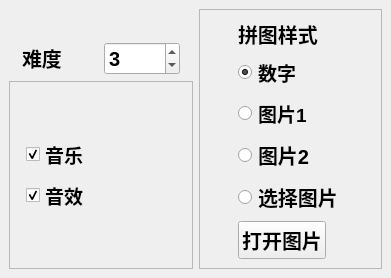
<?xml version="1.0" encoding="UTF-8"?>
<ui version="4.0">
 <class>SelectBox</class>
 <widget class="QMainWindow" name="SelectBox">
  <property name="geometry">
   <rect>
    <x>0</x>
    <y>0</y>
    <width>391</width>
    <height>277</height>
   </rect>
  </property>
  <property name="windowTitle">
   <string>选项</string>
  </property>
  <widget class="QWidget" name="centralwidget">
   <layout class="QGridLayout" name="gridLayout">
    <item row="0" column="1" rowspan="3">
     <widget class="QFrame" name="frame">
      <property name="frameShape">
       <enum>QFrame::StyledPanel</enum>
      </property>
      <property name="frameShadow">
       <enum>QFrame::Raised</enum>
      </property>
      <layout class="QHBoxLayout" name="horizontalLayout">
       <item>
        <layout class="QVBoxLayout" name="verticalLayout">
         <item>
          <widget class="QLabel" name="label">
           <property name="sizePolicy">
            <sizepolicy hsizetype="Preferred" vsizetype="Fixed">
             <horstretch>0</horstretch>
             <verstretch>0</verstretch>
            </sizepolicy>
           </property>
           <property name="font">
            <font>
             <family>Arial Black</family>
             <pointsize>15</pointsize>
             <weight>75</weight>
             <bold>true</bold>
            </font>
           </property>
           <property name="text">
            <string>拼图样式</string>
           </property>
          </widget>
         </item>
         <item>
          <widget class="QRadioButton" name="radioButton_2">
           <property name="font">
            <font>
             <pointsize>14</pointsize>
             <weight>75</weight>
             <bold>true</bold>
            </font>
           </property>
           <property name="text">
            <string>数字</string>
           </property>
           <property name="checked">
            <bool>true</bool>
           </property>
          </widget>
         </item>
         <item>
          <widget class="QRadioButton" name="radioButton_3">
           <property name="font">
            <font>
             <pointsize>14</pointsize>
             <weight>75</weight>
             <bold>true</bold>
            </font>
           </property>
           <property name="text">
            <string>图片1</string>
           </property>
          </widget>
         </item>
         <item>
          <widget class="QRadioButton" name="radioButton">
           <property name="font">
            <font>
             <pointsize>15</pointsize>
             <weight>75</weight>
             <bold>true</bold>
            </font>
           </property>
           <property name="text">
            <string>图片2</string>
           </property>
          </widget>
         </item>
         <item>
          <widget class="QRadioButton" name="radioButton_4">
           <property name="font">
            <font>
             <pointsize>15</pointsize>
             <weight>75</weight>
             <bold>true</bold>
            </font>
           </property>
           <property name="text">
            <string>选择图片</string>
           </property>
          </widget>
         </item>
         <item>
          <widget class="QPushButton" name="pushButton">
           <property name="sizePolicy">
            <sizepolicy hsizetype="Fixed" vsizetype="Fixed">
             <horstretch>0</horstretch>
             <verstretch>0</verstretch>
            </sizepolicy>
           </property>
           <property name="font">
            <font>
             <pointsize>15</pointsize>
             <weight>75</weight>
             <bold>true</bold>
            </font>
           </property>
           <property name="focusPolicy">
            <enum>Qt::NoFocus</enum>
           </property>
           <property name="text">
            <string>打开图片</string>
           </property>
          </widget>
         </item>
        </layout>
       </item>
      </layout>
     </widget>
    </item>
    <item row="0" column="0">
     <layout class="QHBoxLayout" name="horizontalLayout_2">
      <property name="leftMargin">
       <number>13</number>
      </property>
      <property name="topMargin">
       <number>33</number>
      </property>
      <property name="rightMargin">
       <number>13</number>
      </property>
      <item>
       <widget class="QLabel" name="label_2">
        <property name="sizePolicy">
         <sizepolicy hsizetype="Preferred" vsizetype="Fixed">
          <horstretch>0</horstretch>
          <verstretch>0</verstretch>
         </sizepolicy>
        </property>
        <property name="font">
         <font>
          <family>Arial Black</family>
          <pointsize>15</pointsize>
          <weight>75</weight>
          <bold>true</bold>
         </font>
        </property>
        <property name="text">
         <string>难度</string>
        </property>
       </widget>
      </item>
      <item>
       <widget class="QSpinBox" name="spinBox">
        <property name="font">
         <font>
          <pointsize>15</pointsize>
          <weight>75</weight>
          <bold>true</bold>
         </font>
        </property>
        <property name="minimum">
         <number>2</number>
        </property>
        <property name="maximum">
         <number>8</number>
        </property>
        <property name="value">
         <number>3</number>
        </property>
       </widget>
      </item>
     </layout>
    </item>
    <item row="1" column="0" rowspan="2">
     <widget class="QFrame" name="frame_2">
      <property name="frameShape">
       <enum>QFrame::StyledPanel</enum>
      </property>
      <property name="frameShadow">
       <enum>QFrame::Raised</enum>
      </property>
      <layout class="QVBoxLayout" name="verticalLayout_3">
       <item>
        <layout class="QVBoxLayout" name="verticalLayout_2">
         <property name="leftMargin">
          <number>7</number>
         </property>
         <item>
          <widget class="QCheckBox" name="checkBox">
           <property name="font">
            <font>
             <pointsize>14</pointsize>
             <weight>75</weight>
             <bold>true</bold>
            </font>
           </property>
           <property name="text">
            <string>音乐</string>
           </property>
           <property name="checked">
            <bool>true</bool>
           </property>
          </widget>
         </item>
         <item>
          <widget class="QCheckBox" name="checkBox_2">
           <property name="font">
            <font>
             <pointsize>14</pointsize>
             <weight>75</weight>
             <bold>true</bold>
            </font>
           </property>
           <property name="text">
            <string>音效</string>
           </property>
           <property name="checked">
            <bool>true</bool>
           </property>
          </widget>
         </item>
        </layout>
       </item>
      </layout>
     </widget>
    </item>
   </layout>
  </widget>
  <widget class="QMenuBar" name="menubar">
   <property name="geometry">
    <rect>
     <x>0</x>
     <y>0</y>
     <width>391</width>
     <height>22</height>
    </rect>
   </property>
  </widget>
 </widget>
 <resources/>
 <connections/>
</ui>
